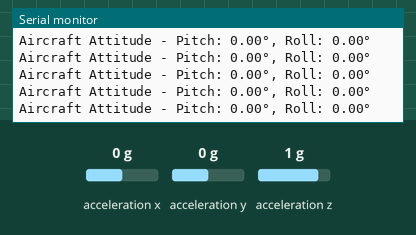
A sketch run on a simulated ESP8266 (NodeMCU). Parts: the last lines printed to the serial monitor. Wiring (inferred from the names in the program): MPU-6050 motion sensor at I2C address 0x68. The inputs (shaded band) are chosen by the test bench; at power-on: acceleration x 0 g, acceleration y 0 g, acceleration z 1 g. WiFi joins after 1.5 s; servers stay silent unless stated.

Above: at 2.8 s.
2.9 s: acceleration x set to -1.4 g
At 2.93 s:
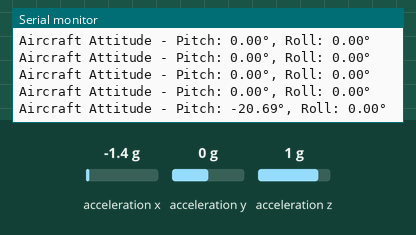
4.4 s: acceleration y set to -1.4 g
At 4.48 s:
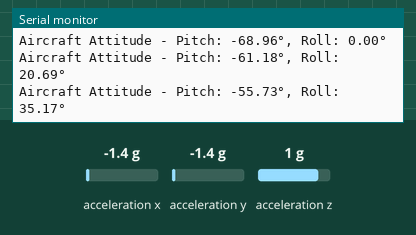
5.9 s: acceleration z set to -1.4 g
At 5.94 s:
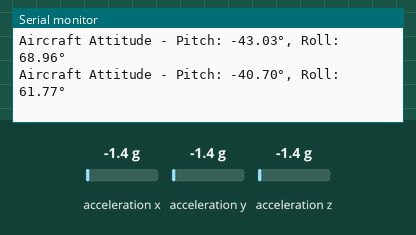
Timing chart, 0 to 8.9 s (numbered marks = the images above; inputs shaded):
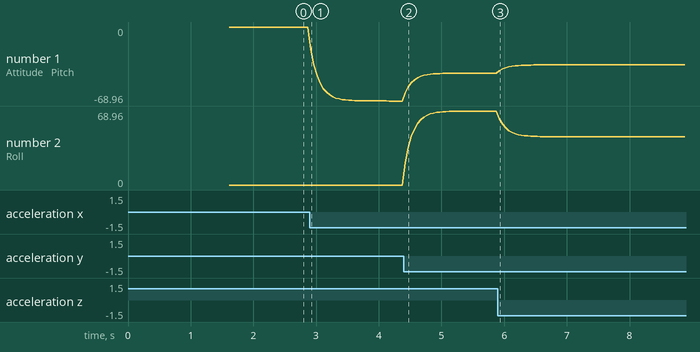

The sketch:

car_tilte_esp32.ino
```cpp
#include <ESP8266WiFi.h>
#include <ESP8266WebServer.h>
#include <Wire.h>

// WiFi credentials
const char* ssid = "XXXXXXX";
const char* password = "XXXXXXXX";

// Web server on port 80
ESP8266WebServer server(80);

// Sensor data
float pitch = 0;
float roll = 0;
bool mpuConnected = false;

// MPU6050 I2C address
const int MPU_ADDR = 0x68;

// MPU6050 registers
const int PWR_MGMT_1 = 0x6B;
const int ACCEL_XOUT_H = 0x3B;

// Timing for sensor reads
unsigned long previousMillis = 0;
const long interval = 50;

// HTML page with AIRPLANE COCKPIT visualization
const char* htmlContent = R"rawliteral(
<!DOCTYPE HTML>
<html>
<head>
  <title>ESP8266 MPU6050 Aircraft Attitude Indicator</title>
  <meta name="viewport" content="width=device-width, initial-scale=1">
  <style>
    body {
      font-family: Arial, sans-serif;
      text-align: center;
      background: #1a1a2e;
      margin: 0;
      padding: 20px;
      color: white;
    }
    .container {
      max-width: 600px;
      margin: 0 auto;
      background: #162447;
      padding: 20px;
      border-radius: 15px;
      box-shadow: 0 4px 20px rgba(0,0,0,0.3);
    }
    h1 {
      color: #e43f5a;
      margin-bottom: 20px;
      text-shadow: 0 2px 4px rgba(0,0,0,0.5);
    }
    .status {
      padding: 10px;
      border-radius: 5px;
      margin: 10px 0;
      font-weight: bold;
    }
    .connected {
      background: #1e6f5c;
      color: #fff;
    }
    .disconnected {
      background: #e43f5a;
      color: #fff;
    }
    .cockpit-container {
      position: relative;
      width: 400px;
      height: 400px;
      margin: 20px auto;
      background: #1f4068;
      border: 3px solid #e43f5a;
      border-radius: 50%;
      overflow: hidden;
      box-shadow: inset 0 0 30px rgba(0,0,0,0.5);
    }
    .artificial-horizon {
      position: absolute;
      width: 200%;
      height: 200%;
      top: -50%;
      left: -50%;
      transform-origin: center center;
      transition: transform 0.1s ease;
    }
    .sky {
      position: absolute;
      width: 100%;
      height: 50%;
      background: linear-gradient(to bottom, #a6d8ff, #7bc8ff);
      top: 0;
    }
    .ground {
      position: absolute;
      width: 100%;
      height: 50%;
      background: linear-gradient(to top, #8B4513, #CD853F);
      bottom: 0;
    }
    .horizon-line {
      position: absolute;
      width: 100%;
      height: 3px;
      background: #ffffff;
      top: 50%;
      left: 0;
      transform: translateY(-50%);
      box-shadow: 0 0 10px rgba(255,255,255,0.5);
    }
    .roll-scale {
      position: absolute;
      width: 90%;
      height: 90%;
      top: 5%;
      left: 5%;
      border: 2px solid rgba(255,255,255,0.7);
      border-radius: 50%;
    }
    .aircraft-symbol {
      position: absolute;
      width: 40px;
      height: 40px;
      top: 50%;
      left: 50%;
      transform: translate(-50%, -50%);
      z-index: 10;
    }
    .wings {
      position: absolute;
      width: 80px;
      height: 4px;
      background: #000000;
      top: 50%;
      left: 50%;
      transform: translate(-50%, -50%);
      box-shadow: 0 0 10px rgba(0,0,0,0.7);
    }
    .fuselage {
      position: absolute;
      width: 4px;
      height: 40px;
      background: #000000;
      top: 50%;
      left: 50%;
      transform: translate(-50%, -50%);
      box-shadow: 0 0 10px rgba(0,0,0,0.7);
    }
    .data-display {
      margin: 20px 0;
      font-size: 18px;
      background: rgba(255,255,255,0.1);
      padding: 15px;
      border-radius: 10px;
    }
    .value {
      font-weight: bold;
      color: #e43f5a;
    }
    .instrument-panel {
      display: flex;
      justify-content: space-around;
      margin: 20px 0;
    }
    .instrument {
      background: rgba(0,0,0,0.3);
      padding: 15px;
      border-radius: 10px;
      min-width: 140px;
    }
    .instrument-label {
      font-size: 14px;
      color: #87CEEB;
      margin-bottom: 5px;
    }
    .controls {
      margin: 20px 0;
    }
    .control-btn {
      padding: 10px 20px;
      margin: 5px;
      background: #e43f5a;
      color: white;
      border: none;
      border-radius: 5px;
      cursor: pointer;
      font-weight: bold;
    }
    .control-btn:hover {
      background: #ff6b81;
    }
  </style>
</head>
<body>
  <div class="container">
    <h1> Attitude Indicator</h1>
    <div id="status" class="status">
      Initializing...
    </div>

    <div class="cockpit-container">
      <div class="artificial-horizon" id="horizon">
        <div class="sky"></div>
        <div class="ground"></div>
        <div class="horizon-line"></div>
      </div>
      <div class="roll-scale"></div>
      <div class="aircraft-symbol">
        <div class="wings"></div>
        <div class="fuselage"></div>
      </div>
    </div>

    <div class="instrument-panel">
      <div class="instrument">
        <div class="instrument-label">PITCH</div>
        <div class="value" id="pitchValue">0.0°</div>
      </div>
      <div class="instrument">
        <div class="instrument-label">ROLL</div>
        <div class="value" id="rollValue">0.0°</div>
      </div>
    </div>

    <div class="controls">
      <button class="control-btn" onclick="resetView()">Reset Attitude</button>
      <button class="control-btn" onclick="calibrate()">Calibrate</button>
    </div>

    <div style="margin-top: 20px; color: #87CEEB; font-size: 14px;">
      Aircraft Attitude Indicator | Real-time MPU6050 Data
    </div>
  </div>

  <script>
    let pitchOffset = 0;
    let rollOffset = 0;

    function updateData() {
      fetch('/data')
        .then(response => response.json())
        .then(data => {
          const adjustedPitch = data.pitch - pitchOffset;
          const adjustedRoll = data.roll - rollOffset;

          document.getElementById('pitchValue').textContent = adjustedPitch.toFixed(1) + '°';
          document.getElementById('rollValue').textContent = adjustedRoll.toFixed(1) + '°';

          // Update status
          const statusElement = document.getElementById('status');
          if (data.connected) {
            statusElement.textContent = 'MPU6050: Connected - Live Aircraft Data';
            statusElement.className = 'status connected';
          } else {
            statusElement.textContent = 'MPU6050: Disconnected - Using Simulation';
            statusElement.className = 'status disconnected';
          }

          // Update artificial horizon
          const horizon = document.getElementById('horizon');
          // Convert pitch to pixels (3px per degree) and roll to rotation
          const pitchOffsetPx = adjustedPitch * 3;
          horizon.style.transform = `rotate(${adjustedRoll}deg) translateY(${pitchOffsetPx}px)`;

        })
        .catch(error => {
          console.log('Error:', error);
        });
    }

    function resetView() {
      pitchOffset = 0;
      rollOffset = 0;
    }

    function calibrate() {
      fetch('/data')
        .then(response => response.json())
        .then(data => {
          pitchOffset = data.pitch;
          rollOffset = data.roll;
          alert('Aircraft attitude calibrated! Current position set as level flight.');
        });
    }

    // Start updates
    setInterval(updateData, 100);
    updateData(); // Initial call
  </script>
</body>
</html>
)rawliteral";

// Function to read MPU6050 data
bool readMPU6050(float &ax, float &ay, float &az) {
  Wire.beginTransmission(MPU_ADDR);
  Wire.write(ACCEL_XOUT_H);
  Wire.endTransmission(false);
  Wire.requestFrom(MPU_ADDR, 6, true);

  if (Wire.available() == 6) {
    ax = Wire.read() << 8 | Wire.read();
    ay = Wire.read() << 8 | Wire.read();
    az = Wire.read() << 8 | Wire.read();

    // Convert to m/s² (assuming ±2g range)convert raw data to angle 16384 LSB/g sensitivity scale of the accelerometer
    ax = ax / 16384.0;
    ay = ay / 16384.0;
    az = az / 16384.0;

    return true;
  }
  return false;
}

// Initialize MPU6050
bool initMPU6050() {
  Wire.beginTransmission(MPU_ADDR);
  Wire.write(PWR_MGMT_1);
  Wire.write(0); // Wake up the MPU-6050
  return Wire.endTransmission() == 0;
}

void setup() {
  Serial.begin(115200);
  Serial.println("\n\nAircraft Attitude Indicator Starting...");

  // Initialize I2C
  Wire.begin(D2, D1);
  Wire.setClock(400000); // Set I2C clock to 400kHz

  delay(100);

  // Initialize MPU6050
  Serial.println("Initializing MPU6050...");
  if (initMPU6050()) {
    Serial.println("MPU6050 initialized successfully!");
    mpuConnected = true;

    // Test read
    float ax, ay, az;
    if (readMPU6050(ax, ay, az)) {
      Serial.println("First read successful!");
      Serial.printf("AX: %.2f, AY: %.2f, AZ: %.2f\n", ax, ay, az);
    } else {
      Serial.println("First read failed!");
      mpuConnected = false;
    }
  } else {
    Serial.println("MPU6050 initialization failed!");
    mpuConnected = false;
  }

  // Connect to WiFi
  WiFi.begin(ssid, password);
  Serial.print("Connecting to WiFi");
  while (WiFi.status() != WL_CONNECTED) {
    delay(500);
    Serial.print(".");
  }
  Serial.println();
  Serial.print("Connected! IP address: ");
  Serial.println(WiFi.localIP());

  // Set up web server routes
  server.on("/", []() {
    server.send(200, "text/html", htmlContent);
  });

  server.on("/data", []() {
    String json = "{\"pitch\":" + String(pitch, 2) +
                  ",\"roll\":" + String(roll, 2) +
                  ",\"connected\":" + String(mpuConnected ? "true" : "false") + "}";
    server.send(200, "application/json", json);
  });

  // Start server
  server.begin();
  Serial.println("HTTP server started");
  Serial.println("Open browser and go to: http://" + WiFi.localIP().toString());
}

void loop() {
  server.handleClient();

  unsigned long currentMillis = millis();
  if (currentMillis - previousMillis >= interval) {
    previousMillis = currentMillis;

    if (mpuConnected) {
      // Read real sensor data
      float ax, ay, az;
      if (readMPU6050(ax, ay, az)) {
        // Calculate pitch and roll from accelerometer data
        // Pitch (rotation around Y-axis) - nose up/down
        pitch = atan2(-ax, sqrt(ay * ay + az * az)) * 180.0 / PI;

        // Roll (rotation around X-axis) - wing up/down
        roll = atan2(ay, az) * 180.0 / PI;

        // Apply simple low-pass filter for smoothing
        static float pitchFiltered = 0;
        static float rollFiltered = 0;
        float alpha = 0.3; // Smoothing factor

        pitchFiltered = pitchFiltered * (1 - alpha) + pitch * alpha;
        rollFiltered = rollFiltered * (1 - alpha) + roll * alpha;

        pitch = pitchFiltered;
        roll = rollFiltered;

        Serial.printf("Aircraft Attitude - Pitch: %.2f°, Roll: %.2f°\n", pitch, roll);
      } else {
        Serial.println("Failed to read MPU6050 data!");
        mpuConnected = false;
      }
    } else {
      // Generate demo data when sensor is not connected
      static float demoCounter = 0;
      demoCounter += 0.05;
      pitch = sin(demoCounter) * 20; // ±20 degrees pitch
      roll = cos(demoCounter * 0.7) * 30; // ±30 degrees roll
    }
  }
}
```

Measured:
- after the input at 2.9 s, the serial monitor: prints a new line at once (image 1)
- after the input at 4.4 s, the serial monitor: prints a new line at once (image 2)
- after the input at 5.9 s, the serial monitor: prints a new line at once (image 3)
- plotted number 1: 0 → -68.96 after the input at 2.9 s, -68.96 → -43.03 after the input at 4.4 s, -43.03 → -35.26 after the input at 5.9 s
- plotted number 2: 0 → 68.96 after the input at 4.4 s, 68.96 → 45 after the input at 5.9 s
